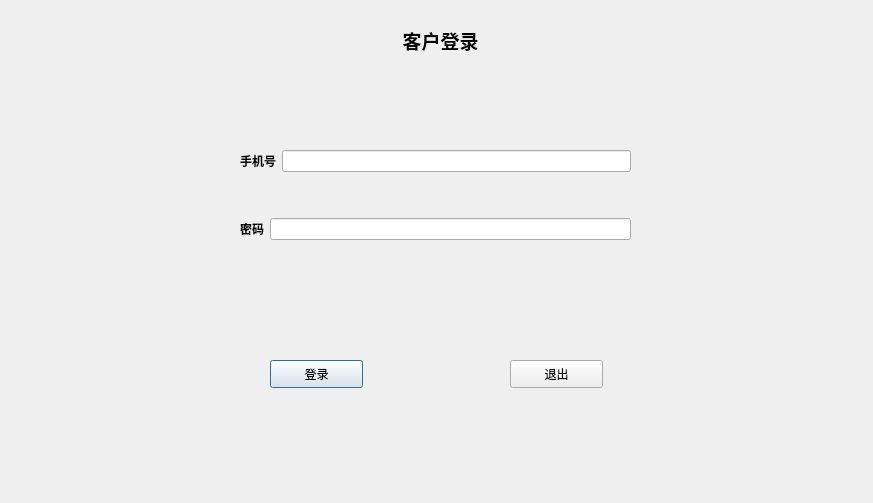
<?xml version="1.0" encoding="UTF-8"?>
<ui version="4.0">
 <class>cuslog</class>
 <widget class="QDialog" name="cuslog">
  <property name="geometry">
   <rect>
    <x>0</x>
    <y>0</y>
    <width>873</width>
    <height>503</height>
   </rect>
  </property>
  <property name="windowTitle">
   <string>Dialog</string>
  </property>
  <widget class="QPushButton" name="pushButton">
   <property name="geometry">
    <rect>
     <x>270</x>
     <y>360</y>
     <width>93</width>
     <height>28</height>
    </rect>
   </property>
   <property name="text">
    <string>登录</string>
   </property>
  </widget>
  <widget class="QPushButton" name="exit1">
   <property name="geometry">
    <rect>
     <x>510</x>
     <y>360</y>
     <width>93</width>
     <height>28</height>
    </rect>
   </property>
   <property name="text">
    <string>退出</string>
   </property>
  </widget>
  <widget class="QLabel" name="label_3">
   <property name="geometry">
    <rect>
     <x>370</x>
     <y>10</y>
     <width>141</width>
     <height>61</height>
    </rect>
   </property>
   <property name="styleSheet">
    <string notr="true">font: 14pt &quot;楷体&quot;;
</string>
   </property>
   <property name="text">
    <string>&lt;html&gt;&lt;head/&gt;&lt;body&gt;&lt;p align=&quot;center&quot;&gt;&lt;span style=&quot; font-size:14pt; font-weight:600;&quot;&gt;客户登录&lt;/span&gt;&lt;/p&gt;&lt;/body&gt;&lt;/html&gt;</string>
   </property>
  </widget>
  <widget class="QLabel" name="pic">
   <property name="geometry">
    <rect>
     <x>-10</x>
     <y>0</y>
     <width>891</width>
     <height>511</height>
    </rect>
   </property>
   <property name="text">
    <string/>
   </property>
   <property name="pixmap">
    <pixmap resource="background.qrc">:/new/prefix1/bcdfbc1b9e1ae8f4b9e070b2d253d109.jpeg</pixmap>
   </property>
  </widget>
  <widget class="QWidget" name="layoutWidget">
   <property name="geometry">
    <rect>
     <x>240</x>
     <y>110</y>
     <width>391</width>
     <height>171</height>
    </rect>
   </property>
   <layout class="QVBoxLayout" name="verticalLayout">
    <item>
     <layout class="QHBoxLayout" name="horizontalLayout">
      <item>
       <widget class="QLabel" name="tele">
        <property name="styleSheet">
         <string notr="true">font: 11pt &quot;楷体&quot;;</string>
        </property>
        <property name="text">
         <string>&lt;html&gt;&lt;head/&gt;&lt;body&gt;&lt;p&gt;&lt;span style=&quot; font-weight:600;&quot;&gt;手机号&lt;/span&gt;&lt;/p&gt;&lt;/body&gt;&lt;/html&gt;</string>
        </property>
       </widget>
      </item>
      <item>
       <widget class="QLineEdit" name="iphonenum"/>
      </item>
     </layout>
    </item>
    <item>
     <layout class="QHBoxLayout" name="horizontalLayout_2">
      <item>
       <widget class="QLabel" name="pas">
        <property name="styleSheet">
         <string notr="true">font: 11pt &quot;楷体&quot;;</string>
        </property>
        <property name="text">
         <string>&lt;html&gt;&lt;head/&gt;&lt;body&gt;&lt;p&gt;&lt;span style=&quot; font-weight:600; color:#000000;&quot;&gt;密码&lt;/span&gt;&lt;/p&gt;&lt;/body&gt;&lt;/html&gt;</string>
        </property>
       </widget>
      </item>
      <item>
       <widget class="QLineEdit" name="passward">
        <property name="echoMode">
         <enum>QLineEdit::Password</enum>
        </property>
       </widget>
      </item>
     </layout>
    </item>
   </layout>
  </widget>
  <zorder>pic</zorder>
  <zorder>layoutWidget</zorder>
  <zorder>pushButton</zorder>
  <zorder>exit1</zorder>
  <zorder>label_3</zorder>
 </widget>
 <resources>
  <include location="background.qrc"/>
 </resources>
 <connections>
  <connection>
   <sender>exit1</sender>
   <signal>clicked()</signal>
   <receiver>cuslog</receiver>
   <slot>close()</slot>
   <hints>
    <hint type="sourcelabel">
     <x>296</x>
     <y>263</y>
    </hint>
    <hint type="destinationlabel">
     <x>228</x>
     <y>166</y>
    </hint>
   </hints>
  </connection>
 </connections>
</ui>
